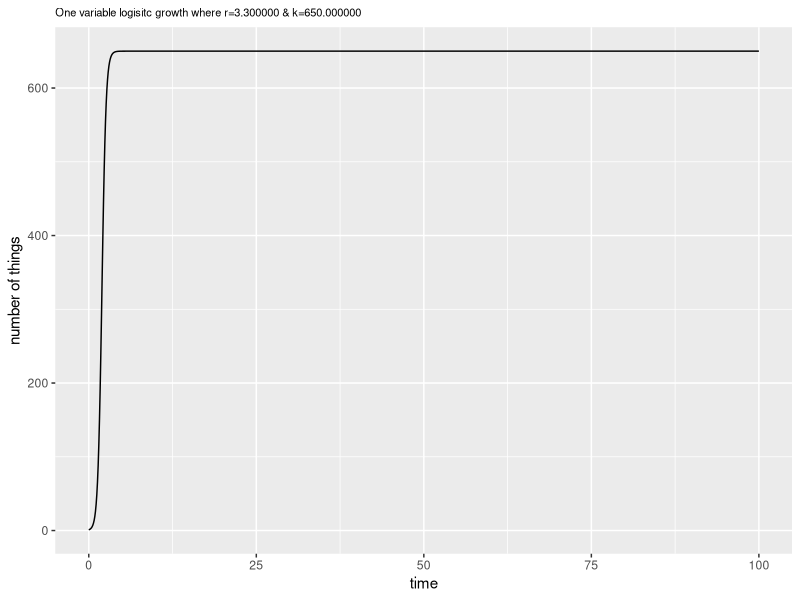

Recreate this plot in R.
#The point of this file is to get logistic growth implemented
#as well as get a real ODE solver up and running (deSolve)

#install.packages("deSolve")
#install.packages("ggplot2")
#install.packages("reshape2")

ptm <- proc.time() #timing

library("deSolve") #ode solver
library("ggplot2") #good data vis.
library("reshape2") #data.frame reshaping

ONE_VAR <- TRUE
TWO_VAR <- FALSE
MULTI_VAR <- FALSE

cbbPalette <- c("#000000", "#E69F00", "#56B4E9",
                "#009E73", "#F0E442", "#0072B2",
                "#D55E00", "#CC79A7") #colorblind friendly colors

#setwd("~/Desktop/CobeyLab/bcell_id_pop_model/Code/basic_implementations")

if (ONE_VAR == TRUE) {
  r <- 3.3
  k <- 650
  N <- 1
  
  simple_model_params <- c(r = r, k = k)
  simple_state_val <- c(N = N)
  time <- seq(0,100,0.1)
  
  simple_log_growth <- function(t, state, params) {
    with(as.list(c(state, params)),{
      dN <- r*N*(1-(N/k))
      list(c(dN))
    })
  }
  
  out <- ode(y = simple_state_val, times = time, func = simple_log_growth, parms = simple_model_params)
  
  header <- sprintf("One variable logisitc growth where r=%f & k=%f",r,k)
  plot <- qplot(out[,'time'],out[,'N'], xlab='time',ylab='number of things', geom='line',
        main = header)
  plot <- plot + theme(plot.title = element_text(size=8))
  print(plot)
}

if (TWO_VAR == TRUE) {
  rs <- c(.1,.2)
  ks <- c(100,100)
  as <- c(0.1,0.2)
  Ns <- c(1,1)
  time <- seq(0,100,0.01)
  
  tv_params <- c(r1=rs[1],r2=rs[2],k1=ks[1],k2=ks[2],a12=as[1],a21=as[2])
  tv_state <- c(N1=Ns[1],N2=Ns[2])
  
  tv_log_compete <- function(time,state,params) {
    with(as.list(c(state, params)),{
      dN1 <- r1*N1*(1-((N1+a12*N2)/k1))
      dN2 <- r2*N2*(1-((N2+a21*N1)/k2))
      list(c(dN1,dN2))
    })
  }
  out <- ode(y=tv_state, times=time, func=tv_log_compete, parms=tv_params)
  
  df <- as.data.frame(out)
  m_df <- melt(df, id=c('time'))
  
  p <- ggplot(m_df, aes(x = time, y = value, color = variable))
  plot <- p + geom_line() + ylab("y") + ggtitle('Two Var. Growth w/ Comp.')
  plot <- plot + scale_color_manual(values=cbbPalette)
  print(plot)
}

if (MULTI_VAR == TRUE) {
  #to increase number of populations, only change params and states
  NUM_VAR = 8
  rs <- c(.11,.12,.13,.14,.15,.16,.17,.18) #r_i's
  ks <- c(100,100,100,100,100,100,100,100) #k_i's
  as <- as.matrix(read.csv("comp_matrix.csv", header=FALSE)) #imports matrix of alpha_ij's
  Ns <- c(1,1,1,1,1,1,1,1) #initial states
  time <- seq(0,100,0.01) #time vector length and granularity
  
  params <- data.frame(rs,ks,as) #each row contains set of params for ODE
  states <- Ns
  
  multivar_log_comp <- function(time,state,params) {
    odes <- rep(NA,NUM_VAR)
    for (i in 1:NUM_VAR) {
      comp_sum <- 0
      for (j in 1:NUM_VAR) { #this is actually faster than an inner product
        comp_sum <- comp_sum + params[i,2+j]*state[j] #because of class forcing
      }
      Ni <- params[i,1]*state[i]*(1-(comp_sum/params[i,2]))
      odes[i] <- Ni
    }
    return(list(odes))
  }
  
  out <- ode(y=states, times=time, func=multivar_log_comp, parms=params)
  
  df <- as.data.frame(out)
  m_df <- melt(df, id=c('time')) #turns ode output into melted data.frame
  
  p <- ggplot(m_df, aes(x = time, y = value, color = variable)) #basic plot
  plot <- p + geom_line() + ylab("y") + ggtitle('Eight Var. Growth w/ Comp.') #labels
  plot <- plot + scale_color_manual(values=cbbPalette) #better colors
  print(plot)
}

ptm2 <- proc.time()

print(ptm2 - ptm) #timing for efficiency
